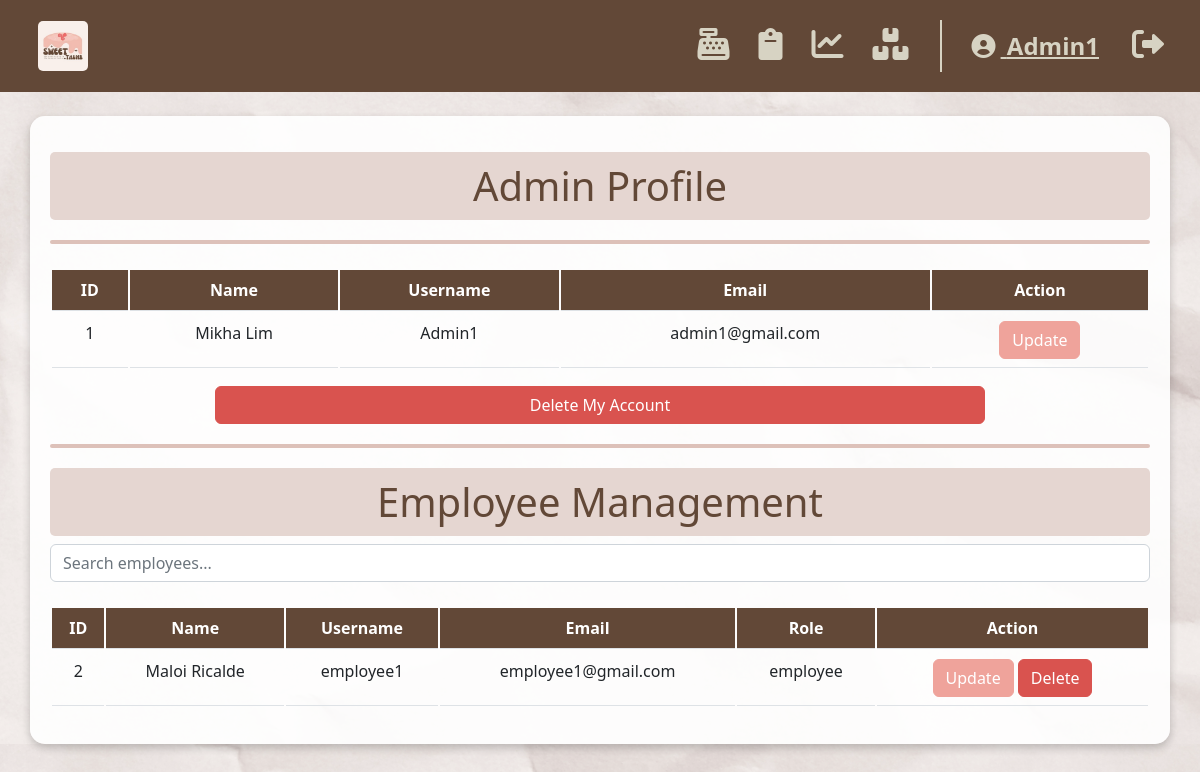
/DCIT26_POS/admin.php (signed in), run on the app's committed database.
### tables this page shows
CREATE TABLE `users_tbl` (
  `ID` int(11) NOT NULL,
  `NAME` varchar(150) NOT NULL,
  `USERNAME` varchar(150) NOT NULL,
  `EMAIL` varchar(150) NOT NULL,
  `PASSWORD` varchar(150) NOT NULL,
  `ROLE` enum('employee','admin') NOT NULL DEFAULT 'employee'
);

### DCIT26_POS/admin.php (the view, shortened to what this page needs)
<?php
include 'db.php';
$username = $_SESSION['username'];
$query = $conn->prepare("SELECT role FROM users_tbl WHERE username = ?");
$query->bind_param("s", $username);
$query->execute();
$result = $query->get_result();
$role = $result->fetch_assoc()['role'];
$query = $conn->prepare("SELECT id, name, username, email FROM users_tbl WHERE username = ?");
$query->execute([$username]);
$result = $query->get_result();
$user = $result->fetch_assoc();
$query = $conn->prepare("SELECT id, name, username, email, role FROM users_tbl WHERE role = 'employee'");
$query->execute();
$result = $query->get_result();
?>
<!DOCTYPE html>
    <link href="https://cdn.jsdelivr.net/npm/bootstrap@5.2.3/dist/css/bootstrap.min.css" rel="stylesheet" />
    <link href="https://cdnjs.cloudflare.com/ajax/libs/font-awesome/6.0.0-beta3/css/all.min.css" rel="stylesheet">
<body>
<!DOCTYPE html>
<html lang="en">
    <head>
    </head>
    <body class="d-flex flex-column h-100">
        <main class="flex-shrink-0">
            <nav class="navbar navbar-expand-lg py-3" style="background-color: #624837">
                <div class="container px-5">
                    <a class="navbar-brand" href="main.php">
                        <img src="logo1.jpg" alt="Logo" style="height: 50px; width: auto; border-radius: 5px; margin-left: -40px;">
                    </a>
                    <div class="collapse navbar-collapse" id="navbarSupportedContent">
                            <ul class="navbar-nav ms-auto mb-2 mb-lg-0 small fw-bolder">
                                <li class="nav-item nav-spacing">
                                    <a class="nav-link" href="sale_transaction.php" style="color: rgba(215, 211, 195, 1);">
                                        <i class="fa-solid fa-cash-register d-none d-lg-inline" style="font-size: 2rem;"></i>
                                    </a>
                                </li>
                                <li class="nav-item nav-spacing">
                                    <a class="nav-link" href="transaction_history.php" style="color: rgba(215, 211, 195, 1);">
                                        <i class="fa-solid fa-clipboard d-none d-lg-inline" style="font-size: 2rem;"></i>
                                    </a>
                                </li>
                                <li class="nav-item nav-spacing">
                                    <a class="nav-link" href="sale_report.php" style="color: rgba(215, 211, 195, 1);">
                                        <i class="fa-solid fa-chart-line d-none d-lg-inline" style="font-size: 2rem;"></i>
                                    </a>
                                </li>
                                <li class="nav-item nav-spacing">
                                    <a class="nav-link" href="inventory.php" style="color: rgba(215, 211, 195, 1);">
                                        <i class="fa-solid fa-boxes-stacked d-none d-lg-inline" style="font-size: 2rem;"></i>
                                    </a>
                                </li>
                                <?php if ($username): ?>
                                    <?php
                                        if ($role == 'employee') {
                                            $redirect_url = 'sale_transaction.php';
                                        } elseif ($role == 'admin') {
                                            $redirect_url = 'inventory.php';
                                        }
                                    ?>
                                    <a href="<?php echo $redirect_url; ?>"
                                    class="navbar-text"
                                    style="color: rgba(215, 211, 195, 1);
                                            font-size: 1.5rem;
                                            margin-right: 5px;
                                            padding-left: 30px; /* Adds spacing between the line and text */
                                            border-left: 2px solid rgba(215, 211, 195, 1); /* Creates the line */">
                                        <i class="fa-solid fa-circle-user" style="font-size: 1.5rem; margin-right: 5px;"></i>
                                        <?php echo htmlspecialchars($username); ?>
                                    </a>
                                <?php endif; ?>
                                <li class="nav-item">
                                    <a class="nav-link" href="logout.php" style="color: rgba(215, 211, 195, 1);">
                                        <i class="fas fa-sign-out-alt d-none d-lg-inline" style="font-size: 2rem; margin-left: 20px;"></i>
                                    </a>
                                </li>
                            </ul>
                        </div>
                    </div>
            </nav>
            <div class="container mt-4 styled-container">
                <h1 style="background-color:rgb(229, 214, 209); padding: 10px; border-radius: 5px;">Admin Profile</h1>
                <div class="custom-line"></div>
                <div class="mt-1">
                <table class="table mt-4" style="border-collapse: separate; width: 100%;">
                    <thead style="background-color: #624837; color: white;">
                        <tr>
                            <th>ID</th>
                            <th>Name</th>
                            <th>Username</th>
                            <th>Email</th>
                            <th>Action</th>
                        </tr>
                    </thead>
                    <tbody>
                        <tr id="row-<?php echo $user['id']; ?>">
                            <td><?php echo htmlspecialchars($user['id']); ?></td>
                            <td contenteditable="true"><?php echo htmlspecialchars($user['name']); ?></td>
                            <td contenteditable="true"><?php echo htmlspecialchars($user['username']); ?></td>
                            <td contenteditable="true"><?php echo htmlspecialchars($user['email']); ?></td>
                            <td>
                                <a href="#"
                                    class="btn btn-primary"
                                    style="background-color: #efa39b; color: white; border: 1px solid #efa39b;"
                                    data-bs-toggle="modal"
                                    data-bs-target="#updateModal"
                                    onclick="populateModal(<?php echo htmlspecialchars(json_encode($user), ENT_QUOTES, 'UTF-8'); ?>)">
                                    Update
                                </a>
                            </td>
                        </tr>
                    </tbody>
                </table>
                <button class="btn btn-danger" style="background-color: #d9534f; color: white; border: 1px solid #d9534f; width: 70%" onclick="deleteLoggedInUser()">
                        Delete My Account
                    </button>
                <div class="custom-line"></div>
                <h1 style="background-color:rgb(229, 214, 209); padding: 10px; border-radius: 5px;">Employee Management</h1>
                <div class="mb-4">
                    <input type="text" id="searchInput" class="form-control" placeholder="Search employees..." onkeyup="filterTable()">
                </div>
                <table class="table mt-4" style="border-collapse: separate; width: 100%; overflow-x: auto;">
                    <thead style="background-color: #624837; color: white;">
                        <tr>
                            <th>ID</th>
                            <th>Name</th>
                            <th>Username</th>
                            <th>Email</th>
                            <th>Role</th>
                            <th>Action</th>
                        </tr>
                    </thead>
                    <tbody id="employeeTable">
                        <?php while ($user = $result->fetch_assoc()): ?>
                        <tr id="row-<?php echo $user['id']; ?>">
                            <td><?php echo htmlspecialchars($user['id']); ?></td>
                            <td><?php echo htmlspecialchars($user['name']); ?></td>
                            <td><?php echo htmlspecialchars($user['username']); ?></td>
                            <td><?php echo htmlspecialchars($user['email']); ?></td>
                            <td><?php echo htmlspecialchars($user['role']); ?></td>
                            <td>
                                <a href="#"
                                class="btn btn-primary"
                                style="background-color: #efa39b; color: white; border: 1px solid #efa39b;"
                                data-bs-toggle="modal"
                                data-bs-target="#updateModal"
                                onclick="populateModal(<?php echo htmlspecialchars(json_encode($user), ENT_QUOTES, 'UTF-8'); ?>)">
                                    Update
                                </a>
                                <a href="#"
                                class="btn btn-danger"
                                style="background-color: #d9534f; color: white; border: 1px solid #d9534f;"
                                onclick="deleteUser(<?php echo $user['id']; ?>)">
                                    Delete
                                </a>
                            </td>
                        </tr>
                        <?php endwhile; ?>
                    </tbody>
                </table>
            </div>
        </main>
</body>
</html>

### DCIT26_POS/admin.php (style rules this page uses)
body { background: url(BG2.png); background-size: cover; }
.nav-item { margin-right: 10px; }
.nav-spacing { margin-right: 13px; }
.navbar-text { margin-left: 10px; margin-right: 30px; font-size: 1.5rem; }
.nav-item:last-child { margin-right: -50px; }
.nav-link i { font-size: 1.5rem; }
.styled-container { background-color: rgba(255, 255, 255, 0.9); border-radius: 15px; padding: 20px; box-shadow: 0 4px 8px rgba(0, 0, 0, 0.2); text-align: center; color: #624837; width: 100%; height: AUTO; overflow: hidden; }
.custom-line { border-top: 4px solid #ddc1b9; margin: 20px 0; border-radius: 5px; }

### data on the page
users_tbl: ID "1", NAME "Mikha Lim", USERNAME "Admin1", EMAIL "admin1@gmail.com"
users_tbl: ID "2", NAME "Maloi Ricalde", USERNAME "employee1", EMAIL "employee1@gmail.com", ROLE "employee"

### other printed values
$username "Admin1"
